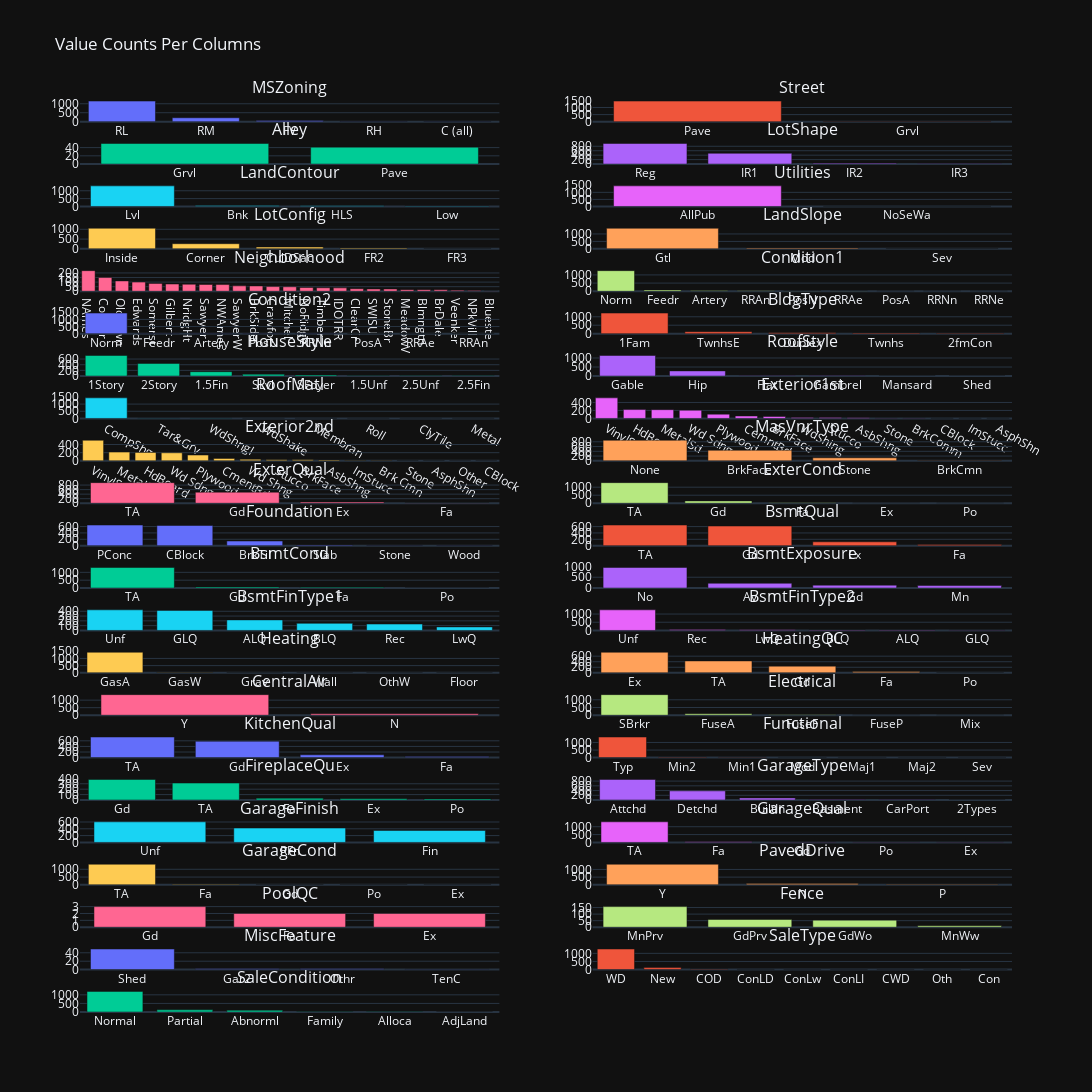

The notebook cell this image was saved under:
### Code cell
from plotly import tools
import plotly.graph_objs as go 

fig = tools.make_subplots(rows=num_rows, cols=2, print_grid=False,
                          subplot_titles=(cat_features.columns))

for i, col in enumerate(cat_features.columns):
    count = df[col].value_counts()
    trace = go.Bar(x=count.index, y=count.values)
    fig.append_trace(trace, i//2+1, i%2+1)
fig['layout'].update(height=num_rows*500, width=1200, showlegend=False, template='plotly_dark', title='Value Counts Per Columns')
iplot(fig)

### Figure 1 — Plotly figure (JSON) as saved in the notebook; plotly's stock layout.template omitted (floating-point values rounded to 4 significant figures)
{"data": [{"type": "bar", "uid": "3137757f-8d2a-4c64-91f5-2aac22748bee", "x": ["RL", "RM", "FV", "RH", "C (all)"], "xaxis": "x", "y": [1151, 218, 65, 16, 10], "yaxis": "y"}, {"type": "bar", "uid": "c078d22d-6189-48c1-9363-26821e5c7d56", "x": ["Pave", "Grvl"], "xaxis": "x2", "y": [1454, 6], "yaxis": "y2"}, {"type": "bar", "uid": "68bf6d26-bf83-4c86-99fb-ca6083f31f5f", "x": ["Grvl", "Pave"], "xaxis": "x3", "y": [50, 41], "yaxis": "y3"}, {"type": "bar", "uid": "7d0d317f-5d19-41ad-aef0-0d7c977c1db7", "x": ["Reg", "IR1", "IR2", "IR3"], "xaxis": "x4", "y": [925, 484, 41, 10], "yaxis": "y4"}, {"type": "bar", "uid": "7ff8d123-27af-46f4-acb2-29658ad0dc16", "x": ["Lvl", "Bnk", "HLS", "Low"], "xaxis": "x5", "y": [1311, 63, 50, 36], "yaxis": "y5"}, {"type": "bar", "uid": "a767d154-0918-497c-8668-c5d3a94dbea3", "x": ["AllPub", "NoSeWa"], "xaxis": "x6", "y": [1459, 1], "yaxis": "y6"}, {"type": "bar", "uid": "f80ebc3d-87e0-49c3-a12c-4aeb8487bc4a", "x": ["Inside", "Corner", "CulDSac", "FR2", "FR3"], "xaxis": "x7", "y": [1052, 263, 94, 47, 4], "yaxis": "y7"}, {"type": "bar", "uid": "c6e961c5-717f-4822-8293-9001379ea809", "x": ["Gtl", "Mod", "Sev"], "xaxis": "x8", "y": [1382, 65, 13], "yaxis": "y8"}, {"type": "bar", "uid": "75b50bd0-0a3e-4176-ae9e-5eeb5cd56a3b", "x": ["NAmes", "CollgCr", "OldTown", "Edwards", "Somerst", "Gilbert", "NridgHt", "Sawyer", "NWAmes", "SawyerW", "BrkSide", "Crawfor", "Mitchel", "NoRidge", "Timber", "IDOTRR", "ClearCr", "SWISU", "StoneBr", "MeadowV", "Blmngtn", "BrDale", "Veenker", "NPkVill", "Blueste"], "xaxis": "x9", "y": [225, 150, 113, 100, 86, 79, 77, 74, 73, 59, 58, 51, 49, 41, 38, 37, 28, 25, 25, 17, 17, 16, 11, 9, 2], "yaxis": "y9"}, {"type": "bar", "uid": "a7a55339-b3ba-493d-bdda-bc4b86bb658a", "x": ["Norm", "Feedr", "Artery", "RRAn", "PosN", "RRAe", "PosA", "RRNn", "RRNe"], "xaxis": "x10", "y": [1260, 81, 48, 26, 19, 11, 8, 5, 2], "yaxis": "y10"}, {"type": "bar", "uid": "196ca068-76ea-416c-ae52-a560492f0af0", "x": ["Norm", "Feedr", "Artery", "PosN", "RRNn", "PosA", "RRAe", "RRAn"], "xaxis": "x11", "y": [1445, 6, 2, 2, 2, 1, 1, 1], "yaxis": "y11"}, {"type": "bar", "uid": "8ef83f8c-9d50-4b1a-91e2-bbb7d18ff8c4", "x": ["1Fam", "TwnhsE", "Duplex", "Twnhs", "2fmCon"], "xaxis": "x12", "y": [1220, 114, 52, 43, 31], "yaxis": "y12"}, {"type": "bar", "uid": "84cf857d-697f-49ce-b0e1-b54cbb9a9d51", "x": ["1Story", "2Story", "1.5Fin", "SLvl", "SFoyer", "1.5Unf", "2.5Unf", "2.5Fin"], "xaxis": "x13", "y": [726, 445, 154, 65, 37, 14, 11, 8], "yaxis": "y13"}, {"type": "bar", "uid": "ab8c2599-7762-4953-95a8-df04437f6199", "x": ["Gable", "Hip", "Flat", "Gambrel", "Mansard", "Shed"], "xaxis": "x14", "y": [1141, 286, 13, 11, 7, 2], "yaxis": "y14"}, {"type": "bar", "uid": "d96c8647-ff8b-4e64-8a54-88152f460014", "x": ["CompShg", "Tar&Grv", "WdShngl", "WdShake", "Membran", "Roll", "ClyTile", "Metal"], "xaxis": "x15", "y": [1434, 11, 6, 5, 1, 1, 1, 1], "yaxis": "y15"}, {"type": "bar", "uid": "42099bc3-06c3-45d5-a4e1-ae05db3d51e9", "x": ["VinylSd", "HdBoard", "MetalSd", "Wd Sdng", "Plywood", "CemntBd", "BrkFace", "WdShing", "Stucco", "AsbShng", "Stone", "BrkComm", "CBlock", "ImStucc", "AsphShn"], "xaxis": "x16", "y": [515, 222, 220, 206, 108, 61, 50, 26, 25, 20, 2, 2, 1, 1, 1], "yaxis": "y16"}, {"type": "bar", "uid": "369ad852-4603-4a63-8145-0a64e0faa55c", "x": ["VinylSd", "MetalSd", "HdBoard", "Wd Sdng", "Plywood", "CmentBd", "Wd Shng", "Stucco", "BrkFace", "AsbShng", "ImStucc", "Brk Cmn", "Stone", "AsphShn", "Other", "CBlock"], "xaxis": "x17", "y": [504, 214, 207, 197, 142, 60, 38, 26, 25, 20, 10, 7, 5, 3, 1, 1], "yaxis": "y17"}, {"type": "bar", "uid": "7618c8fc-a4de-4c4c-b0d4-38293988f4db", "x": ["None", "BrkFace", "Stone", "BrkCmn"], "xaxis": "x18", "y": [864, 445, 128, 15], "yaxis": "y18"}, {"type": "bar", "uid": "620722d7-0a6b-4c6a-851f-7054e1757657", "x": ["TA", "Gd", "Ex", "Fa"], "xaxis": "x19", "y": [906, 488, 52, 14], "yaxis": "y19"}, {"type": "bar", "uid": "bca6b0f5-13f9-4857-bf5b-910c59eed70d", "x": ["TA", "Gd", "Fa", "Ex", "Po"], "xaxis": "x20", "y": [1282, 146, 28, 3, 1], "yaxis": "y20"}, {"type": "bar", "uid": "380b8875-c737-42cb-be48-47733a704bf5", "x": ["PConc", "CBlock", "BrkTil", "Slab", "Stone", "Wood"], "xaxis": "x21", "y": [647, 634, 146, 24, 6, 3], "yaxis": "y21"}, {"type": "bar", "uid": "6d63c503-f799-4408-a2fe-de43098fa88b", "x": ["TA", "Gd", "Ex", "Fa"], "xaxis": "x22", "y": [649, 618, 121, 35], "yaxis": "y22"}, {"type": "bar", "uid": "b4e56bf5-98a6-45f7-b78e-9ef488d087cd", "x": ["TA", "Gd", "Fa", "Po"], "xaxis": "x23", "y": [1311, 65, 45, 2], "yaxis": "y23"}, {"type": "bar", "uid": "0bfb9ecf-7a4b-4694-a475-e07c9f939c45", "x": ["No", "Av", "Gd", "Mn"], "xaxis": "x24", "y": [953, 221, 134, 114], "yaxis": "y24"}, {"type": "bar", "uid": "2bc47196-06be-4d4e-ac36-ced82f31e814", "x": ["Unf", "GLQ", "ALQ", "BLQ", "Rec", "LwQ"], "xaxis": "x25", "y": [430, 418, 220, 148, 133, 74], "yaxis": "y25"}, {"type": "bar", "uid": "ef8b4e43-56e3-49fd-b1f8-93d0f5df51a7", "x": ["Unf", "Rec", "LwQ", "BLQ", "ALQ", "GLQ"], "xaxis": "x26", "y": [1256, 54, 46, 33, 19, 14], "yaxis": "y26"}, {"type": "bar", "uid": "09507c52-4be2-41af-81db-cf8927d6c07d", "x": ["GasA", "GasW", "Grav", "Wall", "OthW", "Floor"], "xaxis": "x27", "y": [1428, 18, 7, 4, 2, 1], "yaxis": "y27"}, {"type": "bar", "uid": "ff920e66-e3a9-4960-9858-eb119add2ecf", "x": ["Ex", "TA", "Gd", "Fa", "Po"], "xaxis": "x28", "y": [741, 428, 241, 49, 1], "yaxis": "y28"}, {"type": "bar", "uid": "63d64886-329d-42f4-8339-4ee8768ec659", "x": ["Y", "N"], "xaxis": "x29", "y": [1365, 95], "yaxis": "y29"}, {"type": "bar", "uid": "ce9db788-fb23-4a94-a7ea-38f5262aac9a", "x": ["SBrkr", "FuseA", "FuseF", "FuseP", "Mix"], "xaxis": "x30", "y": [1334, 94, 27, 3, 1], "yaxis": "y30"}, {"type": "bar", "uid": "ea5b8199-81bf-4c92-b3f9-03643f8f9edd", "x": ["TA", "Gd", "Ex", "Fa"], "xaxis": "x31", "y": [735, 586, 100, 39], "yaxis": "y31"}, {"type": "bar", "uid": "451d9612-734e-4683-a3eb-dbde6f81d0bb", "x": ["Typ", "Min2", "Min1", "Mod", "Maj1", "Maj2", "Sev"], "xaxis": "x32", "y": [1360, 34, 31, 15, 14, 5, 1], "yaxis": "y32"}, {"type": "bar", "uid": "a1fe4b88-e5d2-4e9a-a468-5115df6d6d71", "x": ["Gd", "TA", "Fa", "Ex", "Po"], "xaxis": "x33", "y": [380, 313, 33, 24, 20], "yaxis": "y33"}, {"type": "bar", "uid": "eeef9d59-efb7-432d-87df-c321191ec947", "x": ["Attchd", "Detchd", "BuiltIn", "Basment", "CarPort", "2Types"], "xaxis": "x34", "y": [870, 387, 88, 19, 9, 6], "yaxis": "y34"}, {"type": "bar", "uid": "d4e31963-081f-4607-a010-c1cca1cf262b", "x": ["Unf", "RFn", "Fin"], "xaxis": "x35", "y": [605, 422, 352], "yaxis": "y35"}, {"type": "bar", "uid": "04741522-628c-4371-b286-31874dc90fef", "x": ["TA", "Fa", "Gd", "Po", "Ex"], "xaxis": "x36", "y": [1311, 48, 14, 3, 3], "yaxis": "y36"}, {"type": "bar", "uid": "6031c87b-804b-4cc9-b7f3-d74452c7908c", "x": ["TA", "Fa", "Gd", "Po", "Ex"], "xaxis": "x37", "y": [1326, 35, 9, 7, 2], "yaxis": "y37"}, {"type": "bar", "uid": "c81c276d-3d29-4912-b908-1d8c6ead1be8", "x": ["Y", "N", "P"], "xaxis": "x38", "y": [1340, 90, 30], "yaxis": "y38"}, {"type": "bar", "uid": "ffa36a6d-ffb9-45a0-adfd-79d8670b4a78", "x": ["Gd", "Fa", "Ex"], "xaxis": "x39", "y": [3, 2, 2], "yaxis": "y39"}, {"type": "bar", "uid": "a630958e-e07a-4fe2-9c11-74177e436f94", "x": ["MnPrv", "GdPrv", "GdWo", "MnWw"], "xaxis": "x40", "y": [157, 59, 54, 11], "yaxis": "y40"}, {"type": "bar", "uid": "634e445a-84b6-4426-a2f8-d9cb5900ed61", "x": ["Shed", "Gar2", "Othr", "TenC"], "xaxis": "x41", "y": [49, 2, 2, 1], "yaxis": "y41"}, {"type": "bar", "uid": "6928d15f-55cb-49cc-871d-9b211dd4c123", "x": ["WD", "New", "COD", "ConLD", "ConLw", "ConLI", "CWD", "Oth", "Con"], "xaxis": "x42", "y": [1267, 122, 43, 9, 5, 5, 4, 3, 2], "yaxis": "y42"}, {"type": "bar", "uid": "8b6fc1ee-9ad5-4107-ad47-5db25900de86", "x": ["Normal", "Partial", "Abnorml", "Family", "Alloca", "AdjLand"], "xaxis": "x43", "y": [1198, 125, 101, 20, 12, 4], "yaxis": "y43"}], "layout": {"annotations": [{"font": {"size": 16}, "showarrow": false, "text": "MSZoning", "x": 0.225, "xanchor": "center", "xref": "paper", "y": 1, "yanchor": "bottom", "yref": "paper"}, {"font": {"size": 16}, "showarrow": false, "text": "Street", "x": 0.775, "xanchor": "center", "xref": "paper", "y": 1, "yanchor": "bottom", "yref": "paper"}, {"font": {"size": 16}, "showarrow": false, "text": "Alley", "x": 0.225, "xanchor": "center", "xref": "paper", "y": 0.9535, "yanchor": "bottom", "yref": "paper"}, {"font": {"size": 16}, "showarrow": false, "text": "LotShape", "x": 0.775, "xanchor": "center", "xref": "paper", "y": 0.9535, "yanchor": "bottom", "yref": "paper"}, {"font": {"size": 16}, "showarrow": false, "text": "LandContour", "x": 0.225, "xanchor": "center", "xref": "paper", "y": 0.907, "yanchor": "bottom", "yref": "paper"}, {"font": {"size": 16}, "showarrow": false, "text": "Utilities", "x": 0.775, "xanchor": "center", "xref": "paper", "y": 0.907, "yanchor": "bottom", "yref": "paper"}, {"font": {"size": 16}, "showarrow": false, "text": "LotConfig", "x": 0.225, "xanchor": "center", "xref": "paper", "y": 0.8605, "yanchor": "bottom", "yref": "paper"}, {"font": {"size": 16}, "showarrow": false, "text": "LandSlope", "x": 0.775, "xanchor": "center", "xref": "paper", "y": 0.8605, "yanchor": "bottom", "yref": "paper"}, {"font": {"size": 16}, "showarrow": false, "text": "Neighborhood", "x": 0.225, "xanchor": "center", "xref": "paper", "y": 0.814, "yanchor": "bottom", "yref": "paper"}, {"font": {"size": 16}, "showarrow": false, "text": "Condition1", "x": 0.775, "xanchor": "center", "xref": "paper", "y": 0.814, "yanchor": "bottom", "yref": "paper"}, {"font": {"size": 16}, "showarrow": false, "text": "Condition2", "x": 0.225, "xanchor": "center", "xref": "paper", "y": 0.7676, "yanchor": "bottom", "yref": "paper"}, {"font": {"size": 16}, "showarrow": false, "text": "BldgType", "x": 0.775, "xanchor": "center", "xref": "paper", "y": 0.7676, "yanchor": "bottom", "yref": "paper"}, {"font": {"size": 16}, "showarrow": false, "text": "HouseStyle", "x": 0.225, "xanchor": "center", "xref": "paper", "y": 0.7211, "yanchor": "bottom", "yref": "paper"}, {"font": {"size": 16}, "showarrow": false, "text": "RoofStyle", "x": 0.775, "xanchor": "center", "xref": "paper", "y": 0.7211, "yanchor": "bottom", "yref": "paper"}, {"font": {"size": 16}, "showarrow": false, "text": "RoofMatl", "x": 0.225, "xanchor": "center", "xref": "paper", "y": 0.6746, "yanchor": "bottom", "yref": "paper"}, {"font": {"size": 16}, "showarrow": false, "text": "Exterior1st", "x": 0.775, "xanchor": "center", "xref": "paper", "y": 0.6746, "yanchor": "bottom", "yref": "paper"}, {"font": {"size": 16}, "showarrow": false, "text": "Exterior2nd", "x": 0.225, "xanchor": "center", "xref": "paper", "y": 0.6281, "yanchor": "bottom", "yref": "paper"}, {"font": {"size": 16}, "showarrow": false, "text": "MasVnrType", "x": 0.775, "xanchor": "center", "xref": "paper", "y": 0.6281, "yanchor": "bottom", "yref": "paper"}, {"font": {"size": 16}, "showarrow": false, "text": "ExterQual", "x": 0.225, "xanchor": "center", "xref": "paper", "y": 0.5816, "yanchor": "bottom", "yref": "paper"}, {"font": {"size": 16}, "showarrow": false, "text": "ExterCond", "x": 0.775, "xanchor": "center", "xref": "paper", "y": 0.5816, "yanchor": "bottom", "yref": "paper"}, {"font": {"size": 16}, "showarrow": false, "text": "Foundation", "x": 0.225, "xanchor": "center", "xref": "paper", "y": 0.5351, "yanchor": "bottom", "yref": "paper"}, {"font": {"size": 16}, "showarrow": false, "text": "BsmtQual", "x": 0.775, "xanchor": "center", "xref": "paper", "y": 0.5351, "yanchor": "bottom", "yref": "paper"}, {"font": {"size": 16}, "showarrow": false, "text": "BsmtCond", "x": 0.225, "xanchor": "center", "xref": "paper", "y": 0.4886, "yanchor": "bottom", "yref": "paper"}, {"font": {"size": 16}, "showarrow": false, "text": "BsmtExposure", "x": 0.775, "xanchor": "center", "xref": "paper", "y": 0.4886, "yanchor": "bottom", "yref": "paper"}, {"font": {"size": 16}, "showarrow": false, "text": "BsmtFinType1", "x": 0.225, "xanchor": "center", "xref": "paper", "y": 0.4421, "yanchor": "bottom", "yref": "paper"}, {"font": {"size": 16}, "showarrow": false, "text": "BsmtFinType2", "x": 0.775, "xanchor": "center", "xref": "paper", "y": 0.4421, "yanchor": "bottom", "yref": "paper"}, {"font": {"size": 16}, "showarrow": false, "text": "Heating", "x": 0.225, "xanchor": "center", "xref": "paper", "y": 0.3957, "yanchor": "bottom", "yref": "paper"}, {"font": {"size": 16}, "showarrow": false, "text": "HeatingQC", "x": 0.775, "xanchor": "center", "xref": "paper", "y": 0.3957, "yanchor": "bottom", "yref": "paper"}, {"font": {"size": 16}, "showarrow": false, "text": "CentralAir", "x": 0.225, "xanchor": "center", "xref": "paper", "y": 0.3492, "yanchor": "bottom", "yref": "paper"}, {"font": {"size": 16}, "showarrow": false, "text": "Electrical", "x": 0.775, "xanchor": "center", "xref": "paper", "y": 0.3492, "yanchor": "bottom", "yref": "paper"}, {"font": {"size": 16}, "showarrow": false, "text": "KitchenQual", "x": 0.225, "xanchor": "center", "xref": "paper", "y": 0.3027, "yanchor": "bottom", "yref": "paper"}, {"font": {"size": 16}, "showarrow": false, "text": "Functional", "x": 0.775, "xanchor": "center", "xref": "paper", "y": 0.3027, "yanchor": "bottom", "yref": "paper"}, {"font": {"size": 16}, "showarrow": false, "text": "FireplaceQu", "x": 0.225, "xanchor": "center", "xref": "paper", "y": 0.2562, "yanchor": "bottom", "yref": "paper"}, {"font": {"size": 16}, "showarrow": false, "text": "GarageType", "x": 0.775, "xanchor": "center", "xref": "paper", "y": 0.2562, "yanchor": "bottom", "yref": "paper"}, {"font": {"size": 16}, "showarrow": false, "text": "GarageFinish", "x": 0.225, "xanchor": "center", "xref": "paper", "y": 0.2097, "yanchor": "bottom", "yref": "paper"}, {"font": {"size": 16}, "showarrow": false, "text": "GarageQual", "x": 0.775, "xanchor": "center", "xref": "paper", "y": 0.2097, "yanchor": "bottom", "yref": "paper"}, {"font": {"size": 16}, "showarrow": false, "text": "GarageCond", "x": 0.225, "xanchor": "center", "xref": "paper", "y": 0.1632, "yanchor": "bottom", "yref": "paper"}, {"font": {"size": 16}, "showarrow": false, "text": "PavedDrive", "x": 0.775, "xanchor": "center", "xref": "paper", "y": 0.1632, "yanchor": "bottom", "yref": "paper"}, {"font": {"size": 16}, "showarrow": false, "text": "PoolQC", "x": 0.225, "xanchor": "center", "xref": "paper", "y": 0.1167, "yanchor": "bottom", "yref": "paper"}, {"font": {"size": 16}, "showarrow": false, "text": "Fence", "x": 0.775, "xanchor": "center", "xref": "paper", "y": 0.1167, "yanchor": "bottom", "yref": "paper"}, {"font": {"size": 16}, "showarrow": false, "text": "MiscFeature", "x": 0.225, "xanchor": "center", "xref": "paper", "y": 0.07025, "yanchor": "bottom", "yref": "paper"}, {"font": {"size": 16}, "showarrow": false, "text": "SaleType", "x": 0.775, "xanchor": "center", "xref": "paper", "y": 0.07025, "yanchor": "bottom", "yref": "paper"}, {"font": {"size": 16}, "showarrow": false, "text": "SaleCondition", "x": 0.225, "xanchor": "center", "xref": "paper", "y": 0.02376, "yanchor": "bottom", "yref": "paper"}], "height": 11000, "showlegend": false, "title": {"text": "Value Counts Per Columns"}, "width": 1200, "xaxis": {"anchor": "y", "domain": [0, 0.45]}, "xaxis10": {"anchor": "y10", "domain": [0.55, 1]}, "xaxis11": {"anchor": "y11", "domain": [0, 0.45]}, "xaxis12": {"anchor": "y12", "domain": [0.55, 1]}, "xaxis13": {"anchor": "y13", "domain": [0, 0.45]}, "xaxis14": {"anchor": "y14", "domain": [0.55, 1]}, "xaxis15": {"anchor": "y15", "domain": [0, 0.45]}, "xaxis16": {"anchor": "y16", "domain": [0.55, 1]}, "xaxis17": {"anchor": "y17", "domain": [0, 0.45]}, "xaxis18": {"anchor": "y18", "domain": [0.55, 1]}, "xaxis19": {"anchor": "y19", "domain": [0, 0.45]}, "xaxis2": {"anchor": "y2", "domain": [0.55, 1]}, "xaxis20": {"anchor": "y20", "domain": [0.55, 1]}, "xaxis21": {"anchor": "y21", "domain": [0, 0.45]}, "xaxis22": {"anchor": "y22", "domain": [0.55, 1]}, "xaxis23": {"anchor": "y23", "domain": [0, 0.45]}, "xaxis24": {"anchor": "y24", "domain": [0.55, 1]}, "xaxis25": {"anchor": "y25", "domain": [0, 0.45]}, "xaxis26": {"anchor": "y26", "domain": [0.55, 1]}, "xaxis27": {"anchor": "y27", "domain": [0, 0.45]}, "xaxis28": {"anchor": "y28", "domain": [0.55, 1]}, "xaxis29": {"anchor": "y29", "domain": [0, 0.45]}, "xaxis3": {"anchor": "y3", "domain": [0, 0.45]}, "xaxis30": {"anchor": "y30", "domain": [0.55, 1]}, "xaxis31": {"anchor": "y31", "domain": [0, 0.45]}, "xaxis32": {"anchor": "y32", "domain": [0.55, 1]}, "xaxis33": {"anchor": "y33", "domain": [0, 0.45]}, "xaxis34": {"anchor": "y34", "domain": [0.55, 1]}, "xaxis35": {"anchor": "y35", "domain": [0, 0.45]}, "xaxis36": {"anchor": "y36", "domain": [0.55, 1]}, "xaxis37": {"anchor": "y37", "domain": [0, 0.45]}, "xaxis38": {"anchor": "y38", "domain": [0.55, 1]}, "xaxis39": {"anchor": "y39", "domain": [0, 0.45]}, "xaxis4": {"anchor": "y4", "domain": [0.55, 1]}, "xaxis40": {"anchor": "y40", "domain": [0.55, 1]}, "xaxis41": {"anchor": "y41", "domain": [0, 0.45]}, "xaxis42": {"anchor": "y42", "domain": [0.55, 1]}, "xaxis43": {"anchor": "y43", "domain": [0, 0.45]}, "xaxis44": {"anchor": "y44", "domain": [0.55, 1]}, "xaxis5": {"anchor": "y5", "domain": [0, 0.45]}, "xaxis6": {"anchor": "y6", "domain": [0.55, 1]}, "xaxis7": {"anchor": "y7", "domain": [0, 0.45]}, "xaxis8": {"anchor": "y8", "domain": [0.55, 1]}, "xaxis9": {"anchor": "y9", "domain": [0, 0.45]}, "yaxis": {"anchor": "x", "domain": [0.9762, 1]}, "yaxis10": {"anchor": "x10", "domain": [0.7903, 0.814]}, "yaxis11": {"anchor": "x11", "domain": [0.7438, 0.7676]}, "yaxis12": {"anchor": "x12", "domain": [0.7438, 0.7676]}, "yaxis13": {"anchor": "x13", "domain": [0.6973, 0.7211]}, "yaxis14": {"anchor": "x14", "domain": [0.6973, 0.7211]}, "yaxis15": {"anchor": "x15", "domain": [0.6508, 0.6746]}, "yaxis16": {"anchor": "x16", "domain": [0.6508, 0.6746]}, "yaxis17": {"anchor": "x17", "domain": [0.6043, 0.6281]}, "yaxis18": {"anchor": "x18", "domain": [0.6043, 0.6281]}, "yaxis19": {"anchor": "x19", "domain": [0.5579, 0.5816]}, "yaxis2": {"anchor": "x2", "domain": [0.9762, 1]}, "yaxis20": {"anchor": "x20", "domain": [0.5579, 0.5816]}, "yaxis21": {"anchor": "x21", "domain": [0.5114, 0.5351]}, "yaxis22": {"anchor": "x22", "domain": [0.5114, 0.5351]}, "yaxis23": {"anchor": "x23", "domain": [0.4649, 0.4886]}, "yaxis24": {"anchor": "x24", "domain": [0.4649, 0.4886]}, "yaxis25": {"anchor": "x25", "domain": [0.4184, 0.4421]}, "yaxis26": {"anchor": "x26", "domain": [0.4184, 0.4421]}, "yaxis27": {"anchor": "x27", "domain": [0.3719, 0.3957]}, "yaxis28": {"anchor": "x28", "domain": [0.3719, 0.3957]}, "yaxis29": {"anchor": "x29", "domain": [0.3254, 0.3492]}, "yaxis3": {"anchor": "x3", "domain": [0.9298, 0.9535]}, "yaxis30": {"anchor": "x30", "domain": [0.3254, 0.3492]}, "yaxis31": {"anchor": "x31", "domain": [0.2789, 0.3027]}, "yaxis32": {"anchor": "x32", "domain": [0.2789, 0.3027]}, "yaxis33": {"anchor": "x33", "domain": [0.2324, 0.2562]}, "yaxis34": {"anchor": "x34", "domain": [0.2324, 0.2562]}, "yaxis35": {"anchor": "x35", "domain": [0.186, 0.2097]}, "yaxis36": {"anchor": "x36", "domain": [0.186, 0.2097]}, "yaxis37": {"anchor": "x37", "domain": [0.1395, 0.1632]}, "yaxis38": {"anchor": "x38", "domain": [0.1395, 0.1632]}, "yaxis39": {"anchor": "x39", "domain": [0.09298, 0.1167]}, "yaxis4": {"anchor": "x4", "domain": [0.9298, 0.9535]}, "yaxis40": {"anchor": "x40", "domain": [0.09298, 0.1167]}, "yaxis41": {"anchor": "x41", "domain": [0.04649, 0.07025]}, "yaxis42": {"anchor": "x42", "domain": [0.04649, 0.07025]}, "yaxis43": {"anchor": "x43", "domain": [0, 0.02376]}, "yaxis44": {"anchor": "x44", "domain": [0, 0.02376]}, "yaxis5": {"anchor": "x5", "domain": [0.8833, 0.907]}, "yaxis6": {"anchor": "x6", "domain": [0.8833, 0.907]}, "yaxis7": {"anchor": "x7", "domain": [0.8368, 0.8605]}, "yaxis8": {"anchor": "x8", "domain": [0.8368, 0.8605]}, "yaxis9": {"anchor": "x9", "domain": [0.7903, 0.814]}}}
